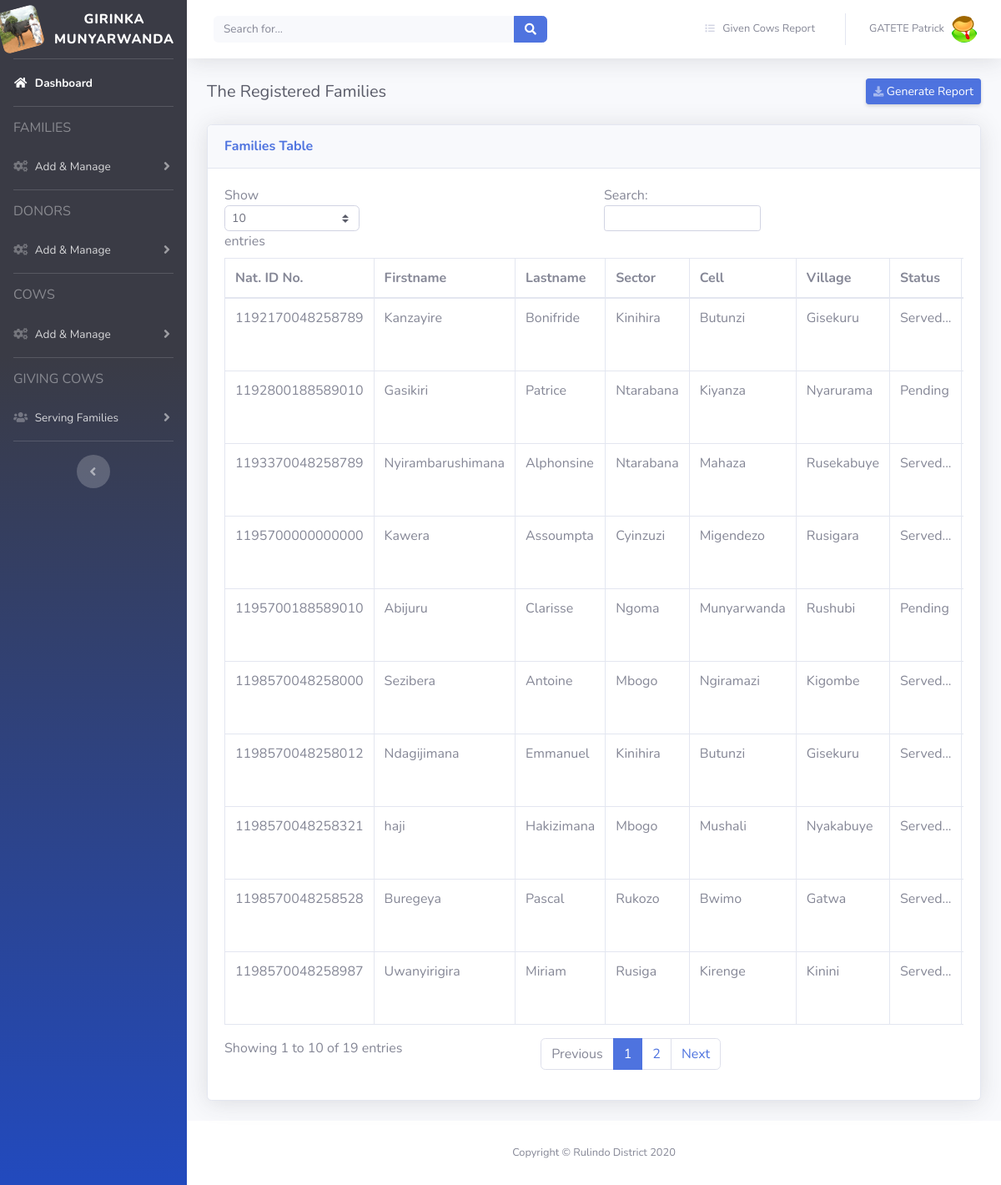
The app's page /manage_family.php (signed in) with its own data.
### tables this page shows
CREATE TABLE `families` (
  `id` int(11) NOT NULL,
  `id_no` varchar(16) NOT NULL,
  `fname` varchar(100) NOT NULL,
  `lname` varchar(100) DEFAULT NULL,
  `sex` enum('Female','Male') NOT NULL,
  `phone` varchar(10) DEFAULT NULL,
  `sector` varchar(100) DEFAULT NULL,
  `cell` varchar(100) DEFAULT NULL,
  `village` varchar(100) DEFAULT NULL,
  `status` int(1) DEFAULT '1' COMMENT '0:Served, 1:Pending',
  `date` datetime NOT NULL DEFAULT '0000-00-00 00:00:00'
);

### manage_family.php (the view, shortened to what this page needs)
<?php
include('side_bar.php');
?>
<div id="content-wrapper" class="d-flex flex-column">
    <div id="content">
      <?php
        include('nav_bar.php');
      ?>
      <div class="container-fluid">
        <div class="d-sm-flex align-items-center justify-content-between mb-4">
		      <h5 class="h5 mb-0 text-gray-800">The Registered Families</h5>
          <a href="#" class="d-none d-sm-inline-block btn btn-sm btn-primary shadow-sm"><i class="fas fa-download fa-sm text-white-50"></i> Generate Report</a>
        </div>
      </div>
        <div class="container-fluid">
          <div class="card shadow mb-4">
            <div class="card-header py-3">
              <h6 class="m-0 font-weight-bold text-primary">Families Table</h6>
            </div>
            <div class="card-body">
              <div class="table-responsive">
                <table class="table table-bordered" id="dataTable" width="100%" cellspacing="0">
                  <thead>
                    <tr>
                      <th>Nat. ID No.</th>
                      <th>Firstname</th>
                      <th>Lastname</th>
                      <th>Sector</th>
                      <th>Cell</th>
                      <th>Village</th>
                      <th>Status</th>
                      <th>Action</th>
                    </tr>
                  </thead>
                  <tbody id="">
                    <?php
                    include("dbConfig.php");
                    $sql = "SELECT * FROM families";
                    $resultset = mysqli_query($db, $sql) or die("database error:". mysqli_error($conn));
                    while( $row = mysqli_fetch_assoc($resultset) ) {
                      $status = $row["status"] ;
                      if($status == 0){
                        $status = "Served...";
                      }
                      else{
                        $status = "Pending";
                      }
                      ?>
                        <tr>
                          <td><?php echo $row["id_no"]; ?></td>
                          <td><?php echo $row["fname"]; ?></td>
                          <td><?php echo $row["lname"]; ?></td>
                          <td><?php echo $row["sector"]; ?></td>
                          <td><?php echo $row["cell"]; ?></td>
                          <td><?php echo $row["village"]; ?></td>
                          <td><?php echo $status; ?></td>
                          <td>
                          </td>
                        </tr>
                      <?php
                    }
                    ?>
                  </tbody>
		            </table>
             </div>
            </div>
        </div>
  </div>
    <?php
      include('footer.php');
    ?>
      </div>
    </div>
  </div>
</body>
</html>

### records on screen
families: id_no "1192170048258789", fname "Kanzayire", lname "Bonifride", sector "Kinihira", cell "Butunzi", village "Gisekuru", status "Served..."
families: id_no "1192800188589010", fname "Gasikiri", lname "Patrice", sector "Ntarabana", cell "Kiyanza", village "Nyarurama", status "Pending"
families: id_no "1193370048258789", fname "Nyirambarushimana", lname "Alphonsine", sector "Ntarabana", cell "Mahaza", village "Rusekabuye", status "Served..."
families: id_no "1195700000000000", fname "Kawera", lname "Assoumpta", sector "Cyinzuzi", cell "Migendezo", village "Rusigara", status "Served..."
families: id_no "1195700188589010", fname "Abijuru", lname "Clarisse", sector "Ngoma", cell "Munyarwanda", village "Rushubi", status "Pending"
families: id_no "1198570048258000", fname "Sezibera", lname "Antoine", sector "Mbogo", cell "Ngiramazi", village "Kigombe", status "Served..."
families: id_no "1198570048258012", fname "Ndagijimana", lname "Emmanuel", sector "Kinihira", cell "Butunzi", village "Gisekuru", status "Served..."
families: id_no "1198570048258321", fname "haji", lname "Hakizimana", sector "Mbogo", cell "Mushali", village "Nyakabuye", status "Served..."
families: id_no "1198570048258528", fname "Buregeya", lname "Pascal", sector "Rukozo", cell "Bwimo", village "Gatwa", status "Served..."
families: id_no "1198570048258987", fname "Uwanyirigira", lname "Miriam", sector "Rusiga", cell "Kirenge", village "Kinini", status "Served..."

### other values on screen
$_SESSION['fullname'] "GATETE Patrick"
